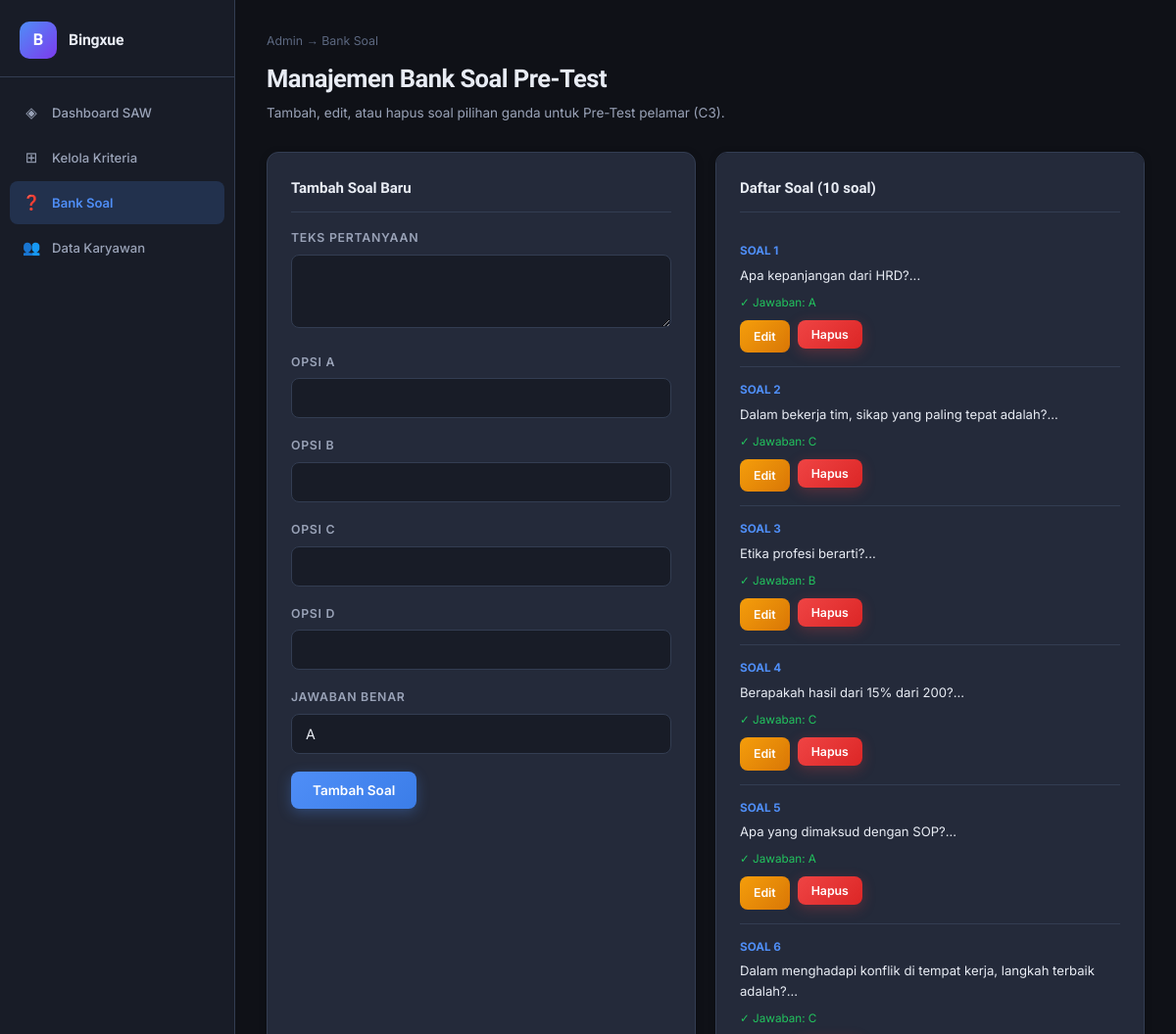
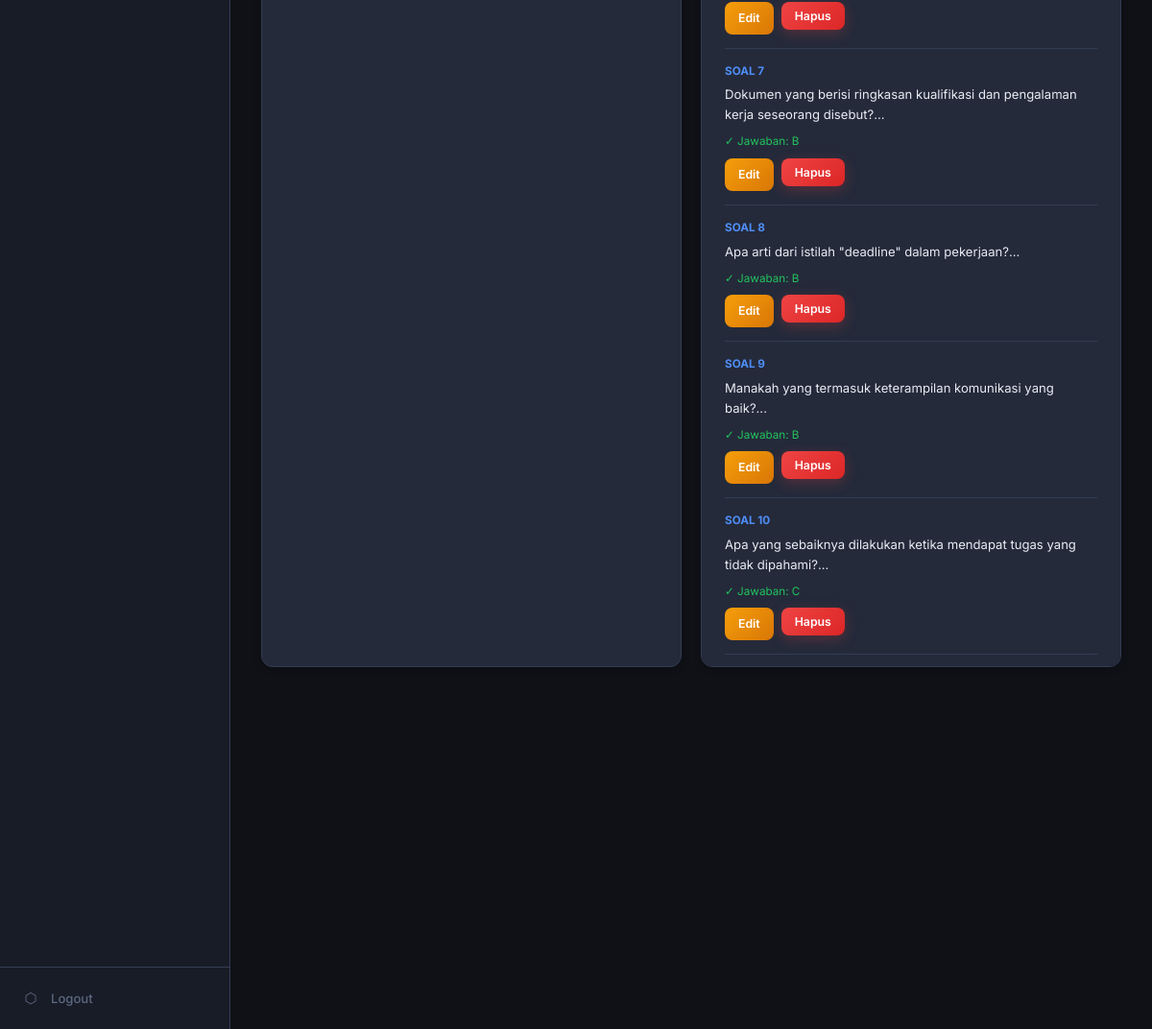
Screenshot of /admin_questions.php (signed in) with the database file from the repository (2 pictures, top to bottom).
### tables this page shows
CREATE TABLE IF NOT EXISTS `questions` (
  `id` int(11) NOT NULL AUTO_INCREMENT,
  `question_text` text NOT NULL,
  `option_a` varchar(255) NOT NULL,
  `option_b` varchar(255) NOT NULL,
  `option_c` varchar(255) NOT NULL,
  `option_d` varchar(255) NOT NULL,
  `correct_answer` char(1) NOT NULL,
  `created_at` timestamp NOT NULL DEFAULT current_timestamp(),
  PRIMARY KEY (`id`)
);

### admin_questions.php (the view, shortened to what this page needs)
<?php
require_once 'partials/header.php';
$db = getDB();
$questions = $db->query("SELECT * FROM questions ORDER BY id");
$editQ     = null;
?>
<div class="page-header">
    <div class="breadcrumb">Admin → Bank Soal</div>
    <h1>Manajemen Bank Soal Pre-Test</h1>
    <p>Tambah, edit, atau hapus soal pilihan ganda untuk Pre-Test pelamar (C3).</p>
</div>
<div class="grid-2">
    <div class="card">
        <div class="card-title"><?= $editQ ? 'Edit Soal #' . $editQ['id'] : 'Tambah Soal Baru' ?></div>
        <form method="POST">
            <div class="form-group">
                <label class="form-label">Teks Pertanyaan</label>
                <textarea name="question_text" class="form-control" rows="3" required><?= htmlspecialchars($editQ['question_text'] ?? '') ?></textarea>
            </div>
            <?php foreach (['a' => 'A', 'b' => 'B', 'c' => 'C', 'd' => 'D'] as $k => $v): ?>
            <div class="form-group">
                <label class="form-label">Opsi <?= $v ?></label>
                <input type="text" name="option_<?= $k ?>" class="form-control"
                       value="<?= htmlspecialchars($editQ['option_' . $k] ?? '') ?>" required>
            </div>
            <?php endforeach; ?>
            <div class="form-group">
                <label class="form-label">Jawaban Benar</label>
                <select name="correct_answer" class="form-control" required>
                    <?php foreach (['A','B','C','D'] as $o): ?>
                    <option value="<?= $o ?>" <?= isset($editQ['correct_answer']) && $editQ['correct_answer'] === $o ? 'selected' : '' ?>><?= $o ?></option>
                    <?php endforeach; ?>
                </select>
            </div>
            <div class="flex gap-3">
                <button type="submit" class="btn btn-primary"><?= $editQ ? 'Perbarui Soal' : 'Tambah Soal' ?></button>
            </div>
        </form>
    </div>
    <div class="card" style="max-height:75vh;overflow-y:auto">
        <div class="card-title">Daftar Soal (<?= $questions->num_rows ?> soal)</div>
        <?php
        $questions->data_seek(0);
        $no = 1;
        while ($q = $questions->fetch_assoc()):
        ?>
        <div style="border-bottom:1px solid var(--border);padding:14px 0">
            <div style="font-size:0.78rem;font-weight:700;color:var(--accent);margin-bottom:5px">SOAL <?= $no++ ?></div>
            <div style="font-size:0.875rem;color:var(--text);margin-bottom:8px"><?= htmlspecialchars(substr($q['question_text'], 0, 100)) ?>...</div>
            <div style="font-size:0.78rem;color:var(--success);margin-bottom:8px">✓ Jawaban: <?= $q['correct_answer'] ?></div>
            <div class="flex gap-2">
                <a href="admin_questions.php?edit=<?= $q['id'] ?>" class="btn btn-warning btn-sm">Edit</a>
                <form method="POST" style="display:inline" onsubmit="return confirm('Hapus soal ini?')">
                    <button type="submit" class="btn btn-danger btn-sm">Hapus</button>
                </form>
            </div>
        </div>
        <?php endwhile; ?>
    </div>
</div>

### assets/style.css (style rules this page uses)
:root { --bg: #0f1117; --bg2: #181c27; --bg3: #1e2433; --surface: #242a3a; --surface2: #2d3448; --border: #333d52; --accent: #4f8ef7; --accent2: #7c3aed; --accent-glow: rgba(79,142,247,0.18); --success: #22c55e; --warning: #f59e0b; --danger: #ef4444; --text: #e8ecf4; --text2: #9aa3b8; --text3: #5c6880; --radius: 12px; --radius-sm: 8px; --shadow: 0 4px 24px rgba(0,0,0,0.35); --shadow-sm: 0 2px 8px rgba(0,0,0,0.2); --font-body: 'Inter', system-ui, sans-serif; --font-display: 'Plus Jakarta Sans', 'Inter', sans-serif; --sidebar-w: 240px; --transition: 0.18s ease; }
*, *::before, *::after { box-sizing: border-box; margin: 0; padding: 0; }
html { font-size: 15px; scroll-behavior: smooth; }
body { background: var(--bg); color: var(--text); font-family: var(--font-body); line-height: 1.6; min-height: 100vh; }
.form-group { margin-bottom: 18px; }
.form-label { display: block; font-size: 0.82rem; font-weight: 600; color: var(--text2); text-transform: uppercase; letter-spacing: 0.06em; margin-bottom: 7px; }
.form-control { width: 100%; background: var(--bg2); border: 1.5px solid var(--border); border-radius: var(--radius-sm); color: var(--text); font-family: var(--font-body); font-size: 0.95rem; padding: 11px 14px; transition: border-color var(--transition), box-shadow var(--transition); outline: none; -webkit-appearance: none; }
select.form-control { cursor: pointer; }
.form-control option { background: var(--surface); }
.btn { display: inline-flex; align-items: center; justify-content: center; gap: 7px; padding: 11px 22px; border-radius: var(--radius-sm); font-family: var(--font-body); font-size: 0.9rem; font-weight: 600; cursor: pointer; border: none; text-decoration: none; transition: all var(--transition); white-space: nowrap; }
.btn-primary { background: linear-gradient(135deg, var(--accent), #3b7de8); color: white; box-shadow: 0 4px 14px rgba(79,142,247,0.3); }
.btn-danger { background: linear-gradient(135deg, #ef4444, #dc2626); color: white; box-shadow: 0 4px 14px rgba(239,68,68,0.25); }
.btn-warning { background: linear-gradient(135deg, #f59e0b, #d97706); color: white; }
.btn-sm { padding: 7px 14px; font-size: 0.82rem; }
.page-header { margin-bottom: 28px; }
.page-header h1 { font-family: var(--font-display); font-size: 1.7rem; font-weight: 700; color: var(--text); letter-spacing: -0.02em; margin-bottom: 5px; }
.page-header p { color: var(--text2); font-size: 0.9rem; }
.breadcrumb { color: var(--text3); font-size: 0.82rem; margin-bottom: 8px; }
.card { background: var(--surface); border: 1px solid var(--border); border-radius: var(--radius); padding: 24px; box-shadow: var(--shadow-sm); }
.card-title { font-family: var(--font-display); font-size: 1rem; font-weight: 700; color: var(--text); margin-bottom: 16px; padding-bottom: 12px; border-bottom: 1px solid var(--border); }
.grid-2 { display: grid; grid-template-columns: 1fr 1fr; gap: 20px; }
.flex { display: flex; }
.gap-2 { gap: 8px; }
.gap-3 { gap: 12px; }

### rows the page displays
questions: question_text "Apa kepanjangan dari HRD?", correct_answer "A"
questions: question_text "Dalam bekerja tim, sikap yang paling tepat adalah?", correct_answer "C"
questions: question_text "Etika profesi berarti?", correct_answer "B"
questions: question_text "Berapakah hasil dari 15% dari 200?", correct_answer "C"
questions: question_text "Apa yang dimaksud dengan SOP?", correct_answer "A"
questions: question_text "Dalam menghadapi konflik di tempat kerja, langkah terbaik adalah?", correct_answer "C"
questions: question_text "Dokumen yang berisi ringkasan kualifikasi dan pengalaman kerja seseorang disebut?", correct_answer "B"
questions: question_text "Apa arti dari istilah \"deadline\" dalam pekerjaan?", correct_answer "B"
questions: question_text "Manakah yang termasuk keterampilan komunikasi yang baik?", correct_answer "B"
questions: question_text "Apa yang sebaiknya dilakukan ketika mendapat tugas yang tidak dipahami?", correct_answer "C"

### other values shown
$item['icon'] "◈"
$item['label'] "Dashboard SAW"
$item['icon'] "⊞"
$item['label'] "Kelola Kriteria"
$item['icon'] "❓"
$item['label'] "Bank Soal"
$item['icon'] "👥"
$item['label'] "Data Karyawan"
$v "A"
$v "B"
$v "C"
$v "D"
$questions->num_rows "10"
form field correct_answer "A"
